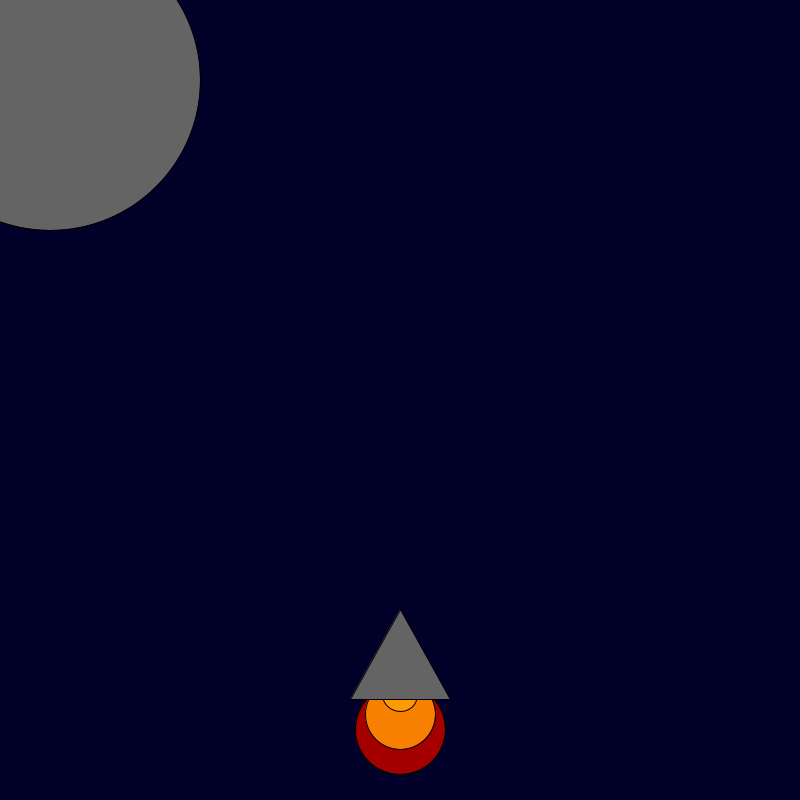
Frame 1 (no input)
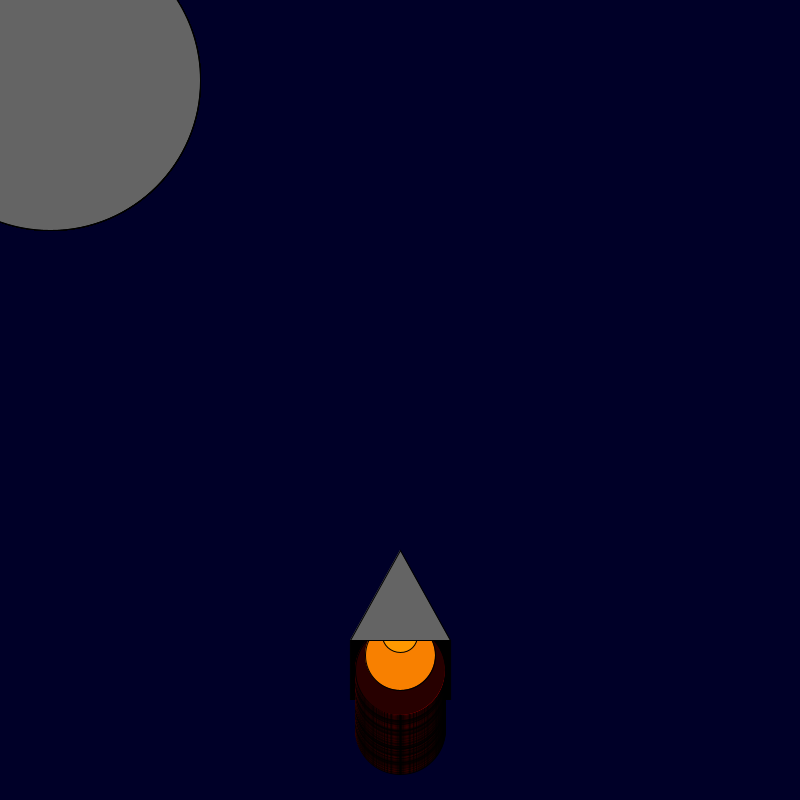
Frame 60 (the mouse pressed at the canvas centre just before this capture)
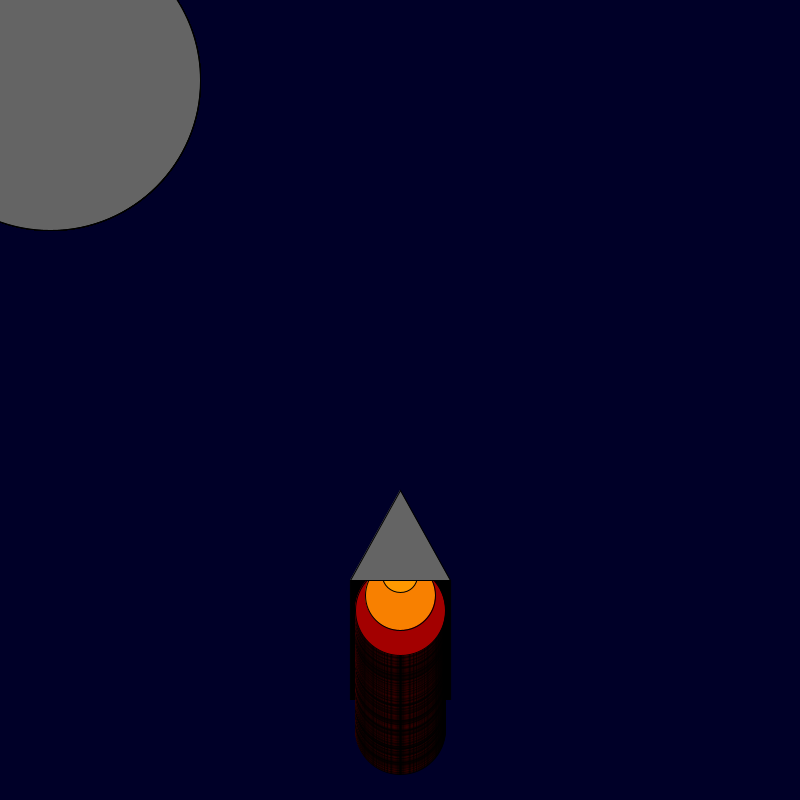
Frame 120 (the mouse held since frame 60 and released just before this capture)

The Processing sketch that drew these frames (run headless with seeded random() and noise(); from frame 60 on, the mouse is pressed at the canvas centre):

// Processing sketch: Rocket_Ship_Blastoff
// ── Rocket_Ship_Blastoff.pde
int x = 400; 
int y = 600; 

void setup() {

  background(0, 0, 40); 
  size(800, 800);
}

void draw() {
  y=y-1;
  fill(random(255), 0, 0);
  ellipse(x, y + 130, 90, 90);
  fill(248, 128, 0);
  ellipse(x, y + 115, 70, 70);
  fill(255, 153, 0);
  ellipse(x, y + 95, 35, 35);
  fill(100, 100, 100);
  triangle(x, y + 10, x + 50, y + 100, x - 50, y + 100);
  ellipse(50, 80, 300, 300);
  


}
